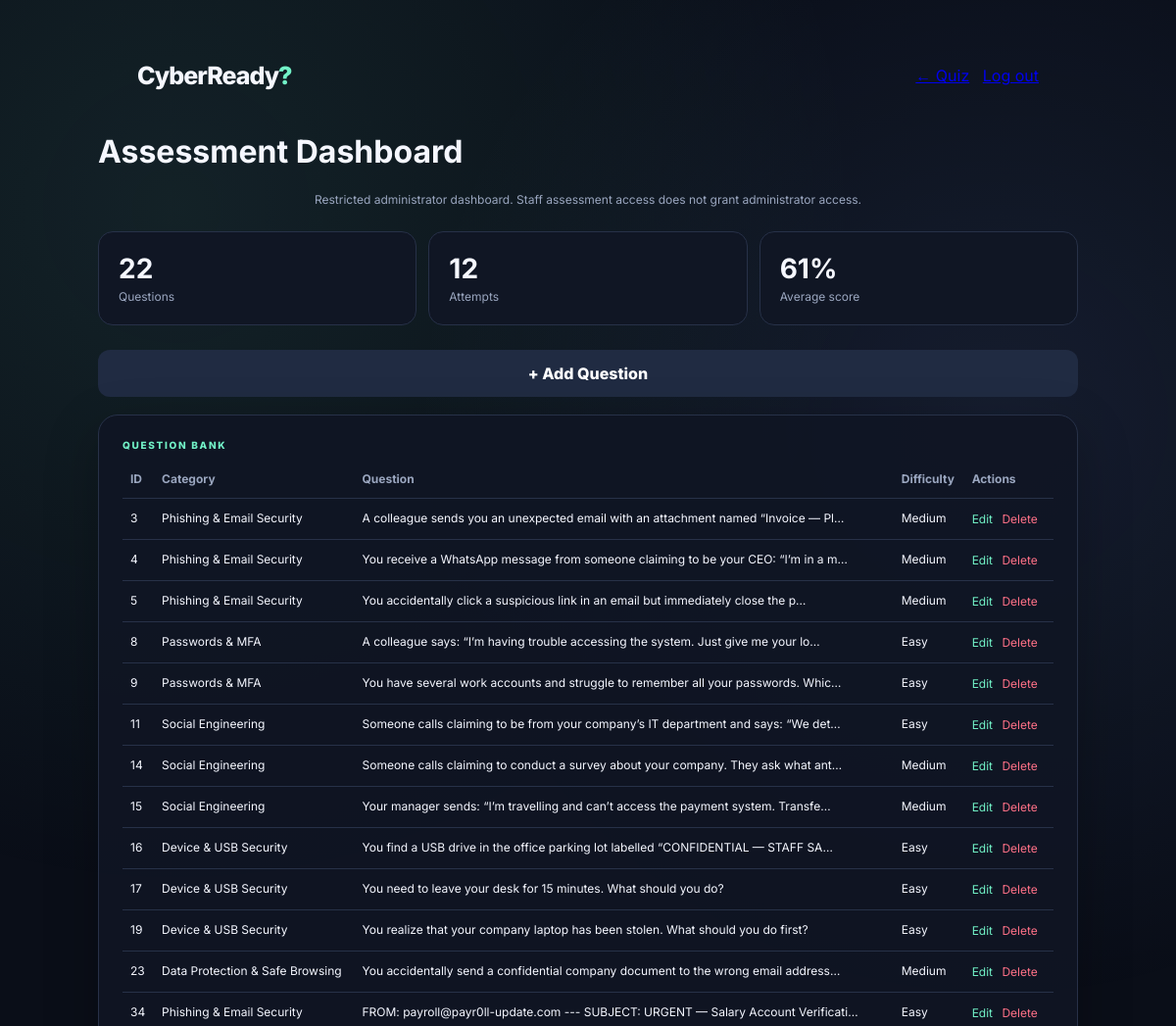
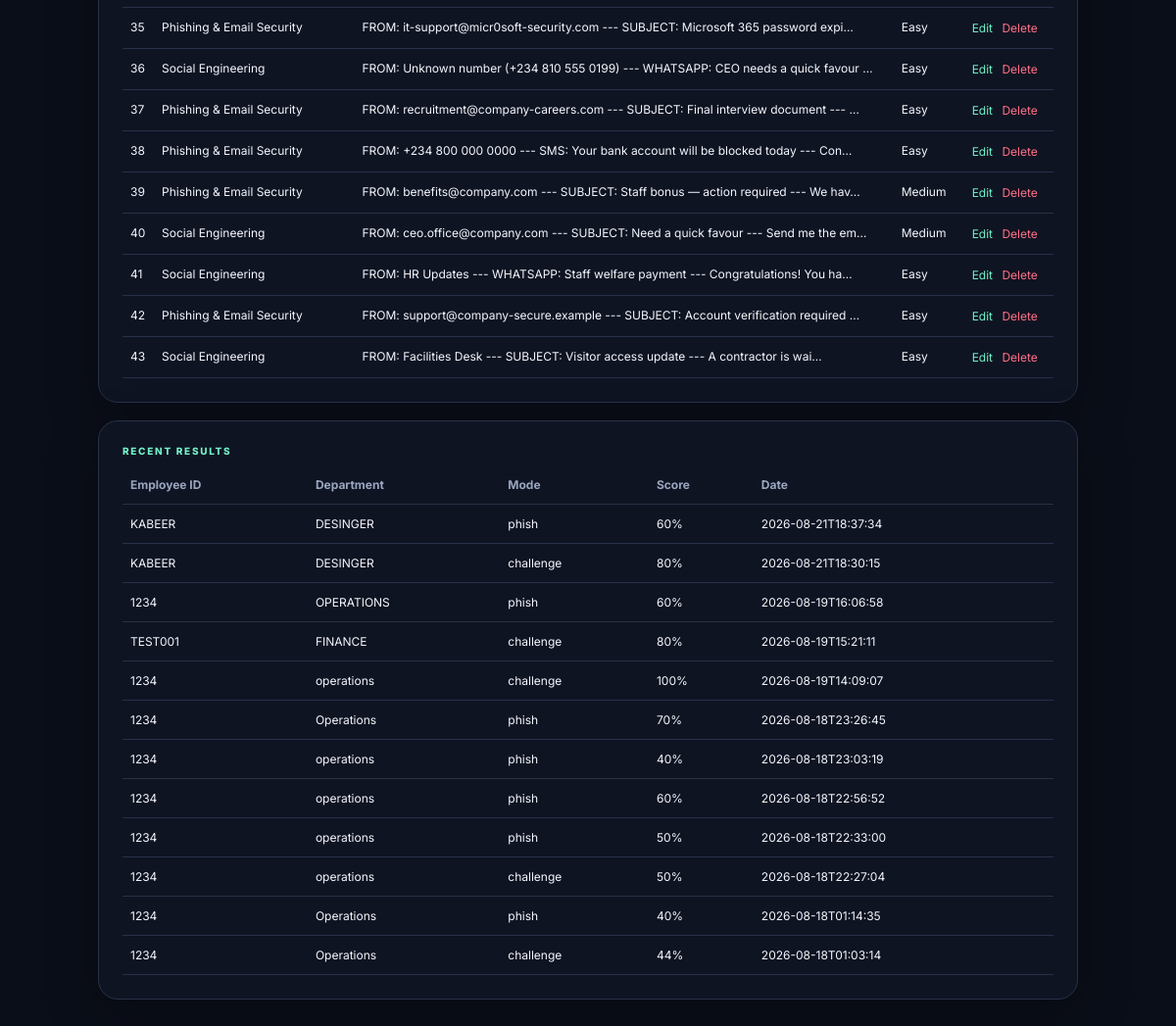
/admin (signed in), run on the app's committed database (2 pictures, top to bottom).
### tables this page shows
CREATE TABLE questions (
    id INTEGER PRIMARY KEY AUTOINCREMENT,
    category TEXT NOT NULL,
    question TEXT NOT NULL,
    option_a TEXT NOT NULL,
    option_b TEXT NOT NULL,
    option_c TEXT NOT NULL,
    option_d TEXT NOT NULL,
    correct_answer TEXT NOT NULL,
    explanation TEXT NOT NULL,
    difficulty TEXT NOT NULL DEFAULT 'Medium',
    mode TEXT NOT NULL DEFAULT 'challenge',
    created_at TEXT NOT NULL
);

CREATE TABLE results (
    id INTEGER PRIMARY KEY AUTOINCREMENT,
    employee_id TEXT NOT NULL,
    department TEXT NOT NULL,
    mode TEXT NOT NULL,
    score INTEGER NOT NULL,
    total INTEGER NOT NULL,
    percentage REAL NOT NULL,
    category_scores TEXT,
    completed_at TEXT NOT NULL
);

### app.py (the view)
@app.route("/admin")
@admin_required
def admin():
    conn = get_db()
    questions = conn.execute("SELECT * FROM questions ORDER BY id").fetchall()
    results = conn.execute("SELECT * FROM results ORDER BY id DESC").fetchall()
    conn.close()
    return render_template("admin.html", questions=questions, results=results)

### app.py (called while the page is built)
def get_db():
    conn = sqlite3.connect(DB_PATH)
    conn.row_factory = sqlite3.Row
    return conn

def admin_required(view):
    @wraps(view)
    def wrapped(*args, **kwargs):
        if not session.get("is_admin"):
            return redirect(url_for("admin_login"))
        return view(*args, **kwargs)
    return wrapped

### templates/admin.html (shortened to what this page needs)
<!doctype html>
<html lang="en">
<head>
<title>CyberReady? — Admin</title><link rel="stylesheet" href="{{ url_for('static', filename='css/style.css') }}">
</head>
<body>
<div class="shell admin-shell">
  <div class="topline"><div class="brand mini">CyberReady<span class="q">?</span></div><div><a href="{{ url_for('index') }}">← Quiz</a> &nbsp; <a href="{{ url_for('admin_logout') }}">Log out</a></div></div>
  <h1>Assessment Dashboard</h1>
  <p class="muted">Restricted administrator dashboard. Staff assessment access does not grant administrator access.</p>
  <div class="stats">
    <div class="stat"><b>{{ questions|length }}</b><span>Questions</span></div>
    <div class="stat"><b>{{ results|length }}</b><span>Attempts</span></div>
    <div class="stat"><b>{{ (results|map(attribute='percentage')|list|sum / results|length)|round|int if results else 0 }}%</b><span>Average score</span></div>
  </div>
  <div class="admin-actions"><a class="secondary button-link" href="{{ url_for('add_question') }}">+ Add Question</a></div>
  <div class="card table-card">
    <div class="eyebrow">QUESTION BANK</div>
    <table><thead><tr><th>ID</th><th>Category</th><th>Question</th><th>Difficulty</th><th>Actions</th></tr></thead>
    <tbody>
    {% for q in questions %}
      <tr><td>{{ q["id"] }}</td><td>{{ q["category"] }}</td><td>{{ q["question"][:80] }}{% if q["question"]|length > 80 %}…{% endif %}</td><td>{{ q["difficulty"] }}</td>
      <td><a href="{{ url_for('edit_question', qid=q['id']) }}">Edit</a>
      <form method="post" action="{{ url_for('delete_question', qid=q['id']) }}" class="inline" onsubmit="return confirm('Delete this question?')"><button>Delete</button></form></td></tr>
    {% endfor %}
    </tbody></table>
  </div>
  <div class="card table-card">
    <div class="eyebrow">RECENT RESULTS</div>
    <table><thead><tr><th>Employee ID</th><th>Department</th><th>Mode</th><th>Score</th><th>Date</th></tr></thead>
    <tbody>{% for r in results %}<tr><td>{{ r["employee_id"] }}</td><td>{{ r["department"] }}</td><td>{{ r["mode"] }}</td><td>{{ r["percentage"]|round|int }}%</td><td>{{ r["completed_at"] }}</td></tr>{% endfor %}</tbody></table>
  </div>
</div>
</body></html>

### static/css/style.css (style rules this page uses)
:root { --bg:#080b14;--panel:#101624;--panel2:#151c2e;--text:#f5f7ff;--muted:#9aa6bf; --accent:#72f2c7;--accent2:#7aa7ff;--danger:#ff7187;--line:#273148; --shadow:0 18px 55px rgba(0,0,0,.24); }
* { box-sizing:border-box }
html { scroll-behavior:smooth }
body { margin:0;font-family:Inter,system-ui,sans-serif;background:#0a0e18;color:var(--text);min-height:100vh }
body:before { content:"";position:fixed;inset:0;pointer-events:none;background:radial-gradient(circle at 15% 10%,rgba(114,242,199,.09),transparent 32%),radial-gradient(circle at 85% 20%,rgba(122,167,255,.10),transparent 30%);z-index:-1 }
button,input,textarea,select { font:inherit }
.shell { width:min(1000px,92%);margin:0 auto;padding:40px 0 70px }
.brand { font-size:42px;font-weight:800;letter-spacing:-2px }
.brand.mini { font-size:25px;letter-spacing:-1px }
.q { color:var(--accent) }
.card { background:rgba(16,22,36,.9);border:1px solid var(--line);border-radius:20px;padding:24px;box-shadow:var(--shadow) }
.primary,.secondary { border:0;border-radius:12px;padding:14px 18px;font-weight:800;cursor:pointer;text-decoration:none;display:inline-flex;align-items:center;justify-content:center;gap:10px;text-align:center;transition:transform .18s ease,box-shadow .18s ease,filter .18s ease }
.secondary { background:#202b42;color:#fff }
.button-link { display:flex }
.tiny,.muted { color:var(--muted);font-size:12px;text-align:center }
.topbar,.topline { width:min(1000px,92%);margin:0 auto;padding:22px 0;display:flex;justify-content:space-between;align-items:center }
.eyebrow { font-size:10px;letter-spacing:1.7px;color:var(--accent);font-weight:800;margin-bottom:9px }
.stats { display:grid;grid-template-columns:repeat(3,1fr);gap:12px;margin:25px 0 }
.stat { background:#101624;border:1px solid var(--line);padding:20px;border-radius:15px }
.stat b { display:block;font-size:28px }
.stat span { color:var(--muted);font-size:12px }
.admin-actions { margin:15px 0 }
.table-card { overflow:auto;margin-top:18px }
table { width:100%;border-collapse:collapse;font-size:12px }
th,td { text-align:left;border-bottom:1px solid var(--line);padding:12px 8px;vertical-align:top }
th { color:#9aa6bf }
td a { color:var(--accent);text-decoration:none }
.inline { display:inline }
.inline button { background:none;border:0;color:var(--danger);cursor:pointer }

### data on the page
questions: id "3", category "Phishing & Email Security", question "A colleague sends you an unexpected email with an attachment named “Invoice — Pl", difficulty "Medium"
questions: id "4", category "Phishing & Email Security", question "You receive a WhatsApp message from someone claiming to be your CEO: “I’m in a m", difficulty "Medium"
questions: id "5", category "Phishing & Email Security", question "You accidentally click a suspicious link in an email but immediately close the p", difficulty "Medium"
questions: id "8", category "Passwords & MFA", question "A colleague says: “I’m having trouble accessing the system. Just give me your lo", difficulty "Easy"
questions: id "9", category "Passwords & MFA", question "You have several work accounts and struggle to remember all your passwords. Whic", difficulty "Easy"
questions: id "11", category "Social Engineering", question "Someone calls claiming to be from your company’s IT department and says: “We det", difficulty "Easy"
questions: id "14", category "Social Engineering", question "Someone calls claiming to conduct a survey about your company. They ask what ant", difficulty "Medium"
questions: id "15", category "Social Engineering", question "Your manager sends: “I’m travelling and can’t access the payment system. Transfe", difficulty "Medium"
questions: id "16", category "Device & USB Security", question "You find a USB drive in the office parking lot labelled “CONFIDENTIAL — STAFF SA", difficulty "Easy"
questions: id "17", category "Device & USB Security", question "You need to leave your desk for 15 minutes. What should you do?", difficulty "Easy"
questions: id "19", category "Device & USB Security", question "You realize that your company laptop has been stolen. What should you do first?", difficulty "Easy"
questions: id "23", category "Data Protection & Safe Browsing", question "You accidentally send a confidential company document to the wrong email address", difficulty "Medium"
questions: id "34", category "Phishing & Email Security", question "FROM: payroll@payr0ll-update.com --- SUBJECT: URGENT — Salary Account Verificati", difficulty "Easy"
questions: id "35", category "Phishing & Email Security", question "FROM: it-support@micr0soft-security.com --- SUBJECT: Microsoft 365 password expi", difficulty "Easy"
questions: id "36", category "Social Engineering", question "FROM: Unknown number (+234 810 555 0199) --- WHATSAPP: CEO needs a quick favour", difficulty "Easy"
questions: id "37", category "Phishing & Email Security", question "FROM: recruitment@company-careers.com --- SUBJECT: Final interview document ---", difficulty "Easy"
questions: id "38", category "Phishing & Email Security", question "FROM: +234 800 000 0000 --- SMS: Your bank account will be blocked today --- Con", difficulty "Easy"
questions: id "39", category "Phishing & Email Security", question "FROM: benefits@company.com --- SUBJECT: Staff bonus — action required --- We hav", difficulty "Medium"
questions: id "40", category "Social Engineering", question "FROM: ceo.office@company.com --- SUBJECT: Need a quick favour --- Send me the em", difficulty "Medium"
questions: id "41", category "Social Engineering", question "FROM: HR Updates --- WHATSAPP: Staff welfare payment --- Congratulations! You ha", difficulty "Easy"
questions: id "42", category "Phishing & Email Security", question "FROM: support@company-secure.example --- SUBJECT: Account verification required", difficulty "Easy"
questions: id "43", category "Social Engineering", question "FROM: Facilities Desk --- SUBJECT: Visitor access update --- A contractor is wai", difficulty "Easy"
results: employee_id "KABEER", department "DESINGER", mode "phish", percentage "60", completed_at "2026-08-21T18:37:34"
results: employee_id "KABEER", department "DESINGER", mode "challenge", percentage "80", completed_at "2026-08-21T18:30:15"
results: employee_id "1234", department "OPERATIONS", mode "phish", percentage "60", completed_at "2026-08-19T16:06:58"
results: employee_id "TEST001", department "FINANCE", mode "challenge", percentage "80", completed_at "2026-08-19T15:21:11"
results: employee_id "1234", department "operations", mode "challenge", percentage "100", completed_at "2026-08-19T14:09:07"
results: employee_id "1234", department "Operations", mode "phish", percentage "70", completed_at "2026-08-18T23:26:45"
results: employee_id "1234", department "operations", mode "phish", percentage "40", completed_at "2026-08-18T23:03:19"
results: employee_id "1234", department "operations", mode "phish", percentage "60", completed_at "2026-08-18T22:56:52"
results: employee_id "1234", department "operations", mode "phish", percentage "50", completed_at "2026-08-18T22:33:00"
results: employee_id "1234", department "operations", mode "challenge", percentage "50", completed_at "2026-08-18T22:27:04"
results: employee_id "1234", department "Operations", mode "phish", percentage "40", completed_at "2026-08-18T01:14:35"
results: employee_id "1234", department "Operations", mode "challenge", percentage "44", completed_at "2026-08-18T01:03:14"

### other printed values
{{ questions|length }} "22"
{{ results|length }} "12"
